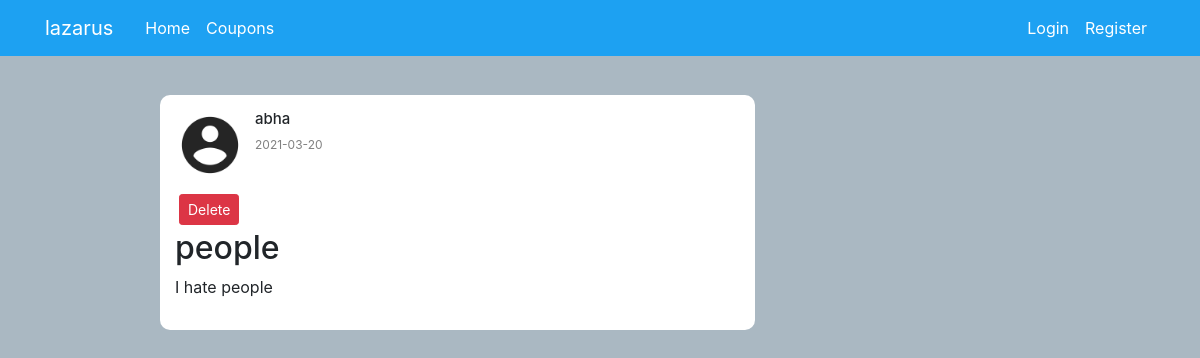
/post/6, run on an earlier commit of the app's database.
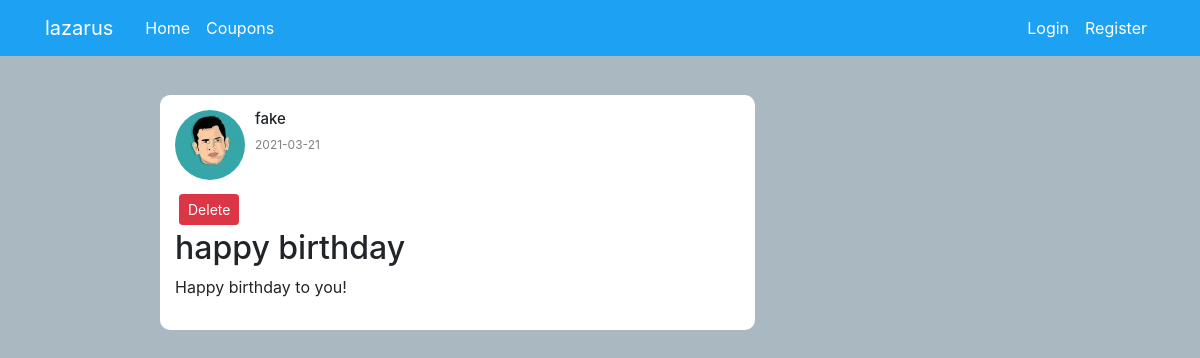
And on a later commit of the database.
### appmain/models.py (models this page shows, shortened)
class User(db.Model, UserMixin):
    id = db.Column(db.Integer, primary_key=True)
    username = db.Column(db.String(20), unique=True, nullable=False)
    email = db.Column(db.String(120), unique=True, nullable=False)
    image_file = db.Column(db.String(20), nullable=False, default='default.jpg')
    password = db.Column(db.String(60), nullable=False)
    posts = db.relationship('Post', backref='author', lazy=True)
    token_count=db.Column(db.Integer,nullable=False,default=0)
    flag_count=db.Column(db.Integer,nullable=False,default=0)

class Post(db.Model):
    id = db.Column(db.Integer, primary_key=True)
    title = db.Column(db.String(100), nullable=False)
    content = db.Column(db.Text, nullable=False)
    date_posted = db.Column(db.DateTime, nullable=False, default=datetime.utcnow)
    user_id = db.Column(db.Integer, db.ForeignKey('user.id'), nullable=False)

### appmain/routes.py (the view)
@app.route("/post/<int:post_id>")
def post(post_id):
    post = Post.query.get_or_404(post_id)
    return render_template('post.html', title=post.title, post=post)

### appmain/templates/post.html (shortened to what this page needs)
{% extends "layout.html" %}
{% block content %}
<div class="row">
  <div class="col-md-1"></div>
  <div class="col-md-7 mt-5">
<div class="feed">
<div class="post">
    <div class="post_header">
      <img class="rounded-circle article-img" src="{{ url_for('static',filename='profile/' + post.author.image_file)}}"
  <img class="fas fa-user "></img>
  <div class="post_info">
    <h2>{{post.author.username}}</h2>
    <p>{{post.date_posted.strftime('%Y-%m-%d')}}</p>
  </div>
  </div>
  <button type="button" class="btn btn-danger btn-sm m-1" data-toggle="modal" data-target="#deleteModal">Delete</button>
    <div class="post_body">
        <h2>{{ post.title }}</h2>
  <p>{{post.content}}</p>
  </div>
  </div>
</div>
</div>
</div>
  {% endblock content %}

What changed in the data, as far as the page shows it:
no longer on this page (row edited): User: image_file (placeholder picture), author.username "abha"
added User: image_file (picture), author.username "fake"
changed Post: date_posted "2021-03-20" → "2021-03-21"; title "people" → "happy birthday"; content "I hate people" → "Happy birthday to you!"
